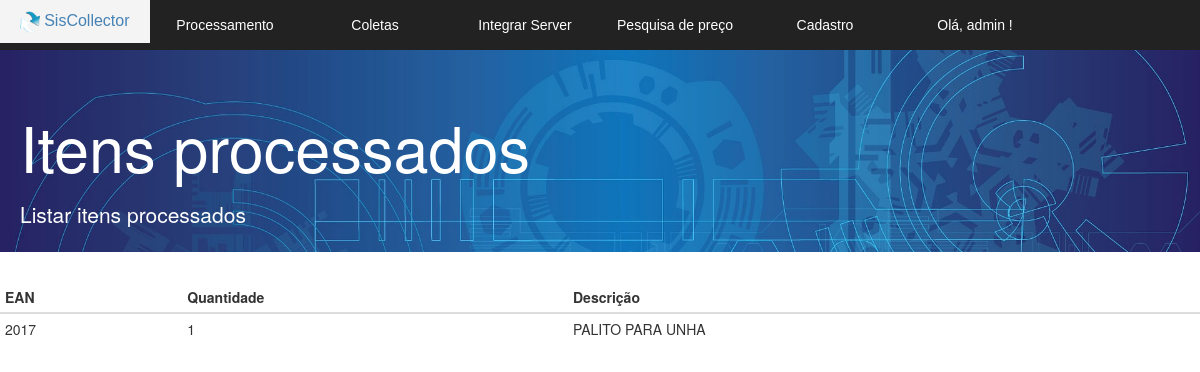
The page /coletor/v_listar_processados.php (signed in) on the database its author committed.
### tables this page shows
CREATE TABLE IF NOT EXISTS `coletor_exportar` (
  `referencia` varchar(255) NOT NULL,
  `quantidade` int(11) NOT NULL,
  `descricao` varchar(255) NOT NULL,
  `local_estoque` int(2) DEFAULT 0,
  `local_loja` int(2) DEFAULT 0,
  `diferenca_vendas` int(2) DEFAULT 0,
  `id` bigint(20) NOT NULL AUTO_INCREMENT,
  PRIMARY KEY (`id`)
);

### coletor/v_listar_processados.php (the view, shortened to what this page needs)
<!DOCTYPE html>
<html lang="pt-br">
<head>
  <link href="bootstrap/css/bootstrap.min.css" rel="stylesheet">
  <link rel="stylesheet" href="css.css">
  <link rel="stylesheet" href="normalize.css">
  <link rel="stylesheet" type="text/css" href="print.css" media="print">
</head>
<body>
	<section id="principal">
<div class="esconder">
   <?php require 'v_cabecalho.php'; ?>
   <section class="corpo">
    <div class="jumbotron jumbotron-fluid">
      <div class="container">
        <h1 class="display-4">Itens processados</h1>
        <p class="lead">Listar itens processados</p>
      </div>
    </div>
</div>
    <?php
    $listagem = mysqli_query($conexao,  "SELECT * FROM coletor_exportar");
    ?>
    <table class="table table-condensed">
     <thead >
      <tr class="table-primary">
        <th scope="col">EAN</th>
        <th scope="col">Quantidade</th>
        <th scope="col">Descrição</th>
      </tr>
    </thead>
    <tbody>
      <?php
       while($linha = mysqli_fetch_array($listagem)) {
      ?>
        <tr>
          <td> <?= $linha['referencia'] ?> </td>
          <td> <?= $linha['quantidade'] ?> </td>
          <td> <?= utf8_encode($linha['descricao']); ?> </td>
        </tr>
      <?php } ?>
    </tbody>
  </table>
</section>
</body>
</html>

### coletor/css.css (style rules this page uses)
.jumbotron { padding-top: 70px; height: 18em; width: 100%; max-height: 50%; max-width: 100%; min-height: 20%; min-width: 30%; background-image: url("bg.jpg")!important; background-size: cover; color:#ffffff; }
.jumbotron h1 { margin-bottom: 0.3em; }
.jumbotron .container { margin-left:5px; }

### rows shown on the page
coletor_exportar: referencia "2017", quantidade "1", descricao "PALITO PARA UNHA"

### other values the page prints
$usuario "admin"
